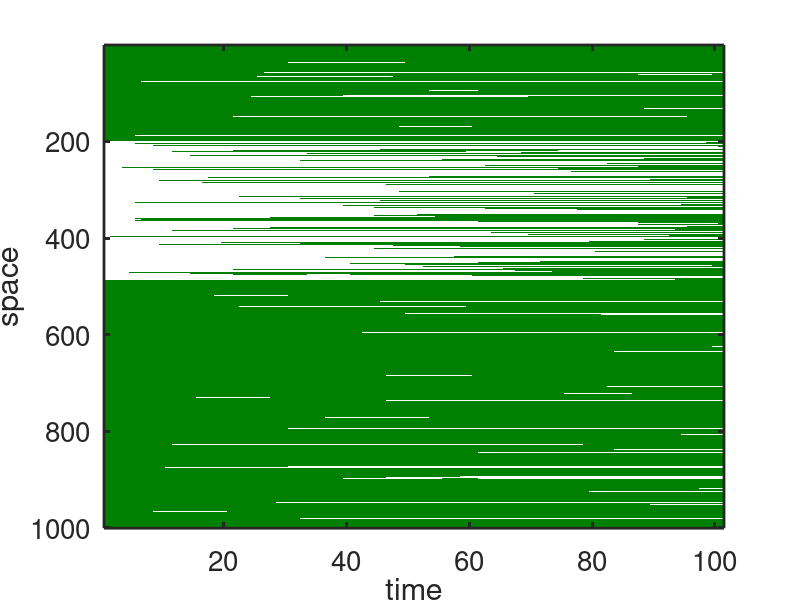
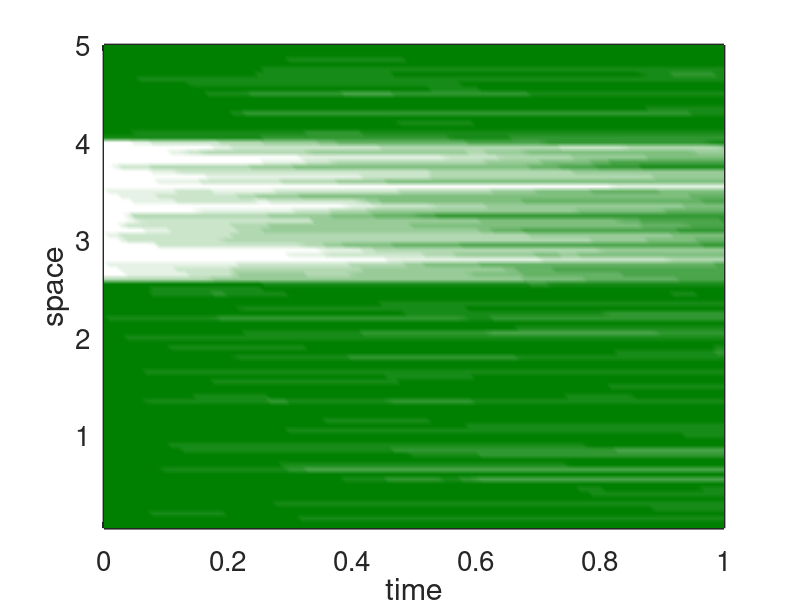

Here is the MATLAB script that generated these plots, in order:
%% Matrix simulation of Poisson Forest-Grass Markov Chain
% system is spatially extended with periodic boundary conditions (circle)

clear all;

% RNG seed
% rng(1546793)

Times=[];
DO_PLOT=0;
No_Abs=1;

% Spatial Parameters
L = 5; % working on [0,L]
dist = @(a,x) angle (exp(1i*(x-a)*2*pi/L))*L/(2*pi);  % Calculate periodic distance
J_F_fun = @(x, a, sigma_seed) exp( -( dist(a,x).^2)/(2*sigma_seed^2) )/sqrt(2*pi*sigma_seed^2);
W_fun = @(x, a, sigma_fire) exp( -( dist(a,x).^2 )/(2*sigma_fire^2) )/sqrt(2*pi*sigma_fire^2);

sigma_seed = 0.1; % seed dispersal radius forest trees
sigma_fire = 0.05; % fire radius

% Model Parameters
alpha=0.6; 

t2=0.4;    % Sigmoid center
f0=0.1;    % Sigmoid lower bound
f1=0.9;    % Sigmoid upper bound
s2=0.05;   % Sigmoid width

num_sites_per_patch=1000;     % Number of sites along [0,L] interval

P=1;                                % Number of Patches
N=num_sites_per_patch*ones(1,P);    % Number of Sites / Patch
num_sites=sum(N);                   % Total number of sites

T=1;      % length of the simulation in real-time units
dt=0.01;   % Length of time step in real-time units
t0= 0;     % Start time

MC=1;   % Number of iterations

J=alpha;
W=1;
phi=@(x) (f0+(f1-f0)./(1+exp(-(x-t2)/s2))); % sigmoid definition
Ntimes=length(t0:dt:(T-dt));    % Total number of time steps

tic;

p_grass=1;      % Probability of grass in grass strips [0, 0.2L] and [0.5L, L]
p_no_grass=0;   % Probability of grass in no grass strip [0.2L, 0.5L]
Sol_Save=zeros(MC,num_sites_per_patch,length(0:dt:T));

%% This block of code runs one simulation of the particle system using the Gillespie algorithm
for iteration=1:MC
    %fprintf('Monte Carlo Simulation #=%d/%d\n',iteration,MC);
    Solution=zeros(num_sites,1);
    Locations=sort(L*rand(num_sites_per_patch,1));
    [A,B]=meshgrid(Locations);
    [A_left,B_left]=meshgrid(Locations-L);
    [A_right,B_right]=meshgrid(Locations+L);


    % Gaussians of A-B, A-B_left, and A-B_right 
    % J_Mat = (J_F_fun(A,B,sigma_F) + J_F_fun(A,B_left,sigma_F) + J_F_fun(A,B_right,sigma_F))/sites;
    % W_Mat = (W_fun(A,B,sigma_W) + W_fun(A,B_left,sigma_W) + W_fun(A,B_right,sigma_W))/sites;

    % Gaussian of A-B distance
    % J_Mat = (J_F_fun(A,B,sigma_F) )/sites;
    % W_Mat = (W_fun(A,B,sigma_W) )/sites;

    % Uniform distribution
    J_Mat = ones(num_sites_per_patch)/num_sites_per_patch;
    W_Mat = ones(num_sites_per_patch)/num_sites_per_patch;
    
    % check that the normalization of the kernels is correct
    %[X,Y] = meshgrid(0:1/sites:L);
    %[X_L,Y_L] = meshgrid(-L-(1/sites):1/sites:-(1/sites));
    %[X_R,Y_R] = meshgrid(L+(1/sites):1/sites:2*L+(1/sites));
    %J_Mat_regular = (J_F_fun(X,Y,sigma_F) + J_F_fun(X,Y_L,sigma_F) + J_F_fun(X,Y_R,sigma_F) )/sites;
    %plot(sum(J_Mat_regular));
    
    % Distribute grass over strip with probability p_grass
    Solution(:,1)=rand(num_sites,1)<p_grass;

    % Set values to 0 in no grass strip
    No_grass=find((Locations>0.2*L).*(Locations<0.5*L)); 
    N_no_grass=length(No_grass);
    Solution(No_grass,1)=rand(N_no_grass,1)<p_no_grass;
    
    Times=[0];
    
    k=0;
    t=0;
    while (t<T)
        k=k+1;
        BirthRates=alpha*((J_Mat*(1-Solution(:,k)))).*Solution(:,k); % All 0
        DeathRates=phi(W_Mat*Solution(:,k)).*(1-Solution(:,k)); % All 0

        totalIntensity=sum(BirthRates+DeathRates); % All 0
        
        NextEvent=-log(1-rand())/totalIntensity;
        
        t=t+NextEvent;
        if (t<T)
            Times(end+1)=t;

            CDF=cumsum(BirthRates+DeathRates)/totalIntensity;
            U=rand();
            i=1;
            while U>CDF(i)
                i=i+1;
            end
            Solution(:,k+1)=Solution(:,k);
            Solution(i,k+1)=1-Solution(i,k);
        else
            Times(end+1)=T;
            Solution(:,k+1)=Solution(:,k);
        end
    end
%     Solution(:,end)=Solution(:,k);
    for i=1:num_sites_per_patch
        Sol_Save(iteration,i,:)= interp1(Times,Solution(i,:),0:dt:Times(end));
    end
end
toc

%% Plots
figure(1); % plot solution interpolated to a regualarly spaced grid
imagesc(squeeze(mean(Sol_Save,1)));
custom_map = [1 1 1
    0 0.5 0]; %White and green plot
colormap(custom_map);
xlabel('time');
ylabel('space');
set(gca,'linewidth',2);
set(gca,'FontSize',20);

% plot of the "raw" solution 
Z=100;
V=squeeze(mean(Sol_Save,1));
U=squeeze(mean(reshape(V,num_sites_per_patch/Z,Z,[]),1));
figure(2);
[x,y]=meshgrid(0:dt:Times(end),5*(1:Z)/Z);
pcolor(x,y,flipud(U))
shading interp;
custom_map = [
    linspace(1,0,100)' linspace(1,0.5,100)' linspace(1,0,100)'];
colormap(custom_map);
xlabel('time');
ylabel('space');
set(gca,'linewidth',2);
set(gca,'FontSize',20);